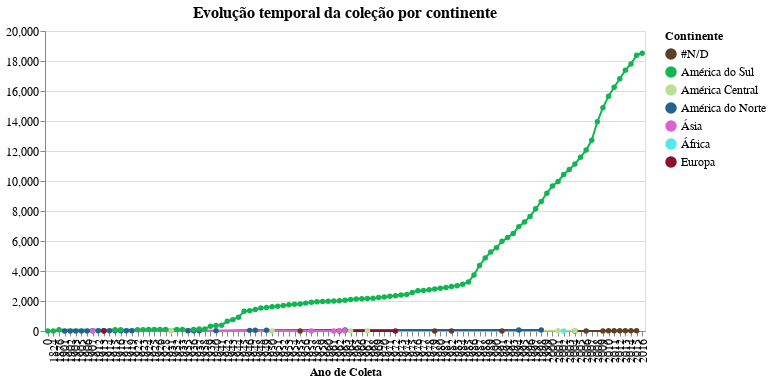

The notebook cell saved with this chart:
### Markdown cell above
### Chart: all continents

### Code cell
select_continent = alt.selection_multi(fields=['continente'], bind='legend')

g1 = alt.Chart(teste, title='Evolução temporal da coleção por continente', width=600).mark_line(point=True).encode(
    x= alt.X('ano_coleta', type="ordinal", title='Ano de Coleta'),
    y= alt.Y('cumulative_sum', title='', 
             sort=alt.EncodingSortField('counts', op="count", order='descending')),
    color= alt.Color('continente:N', title='Continente',
                     scale=alt.Scale(domain=list(cores_continente.keys()), range=list(cores_continente.values()))),
    tooltip= alt.Tooltip(['continente','ano_coleta','counts', 'cumulative_sum']),
    opacity= alt.condition(select_continent, alt.value(1), alt.value(0))
).add_selection(select_continent)

g1 = g1.configure_title(fontSize=16).configure_axis(
    labelFontSize=12,
    titleFontSize=12
).configure_legend(
    labelFontSize=12,
    titleFontSize=12
)

# g1.save('./graphs/cumCounts/time-spacial/evolucao_por_continente.html')

g1

### Figure 1 — Vega-Lite specification as saved in the notebook (floating-point values rounded to 4 significant figures; data arrays with more than 128 entries replaced by an {"elided": "..."} marker saying what was removed)
{"config": {"view": {"continuousWidth": 400, "continuousHeight": 300}, "axis": {"labelFontSize": 12, "titleFontSize": 12}, "legend": {"labelFontSize": 12, "titleFontSize": 12}, "title": {"fontSize": 16}}, "data": {"name": "data-e27dc88a0ef00a68b38d48c2979b70f8"}, "mark": {"type": "line", "point": true}, "encoding": {"color": {"type": "nominal", "field": "continente", "scale": {"domain": ["#N/D", "América do Sul", "América Central", "América do Norte", "Ásia", "África", "Europa"], "range": ["#5e4028", "#10b651", "#bce091", "#21638f", "#d963cf", "#52e9e6", "#8d102b"]}, "title": "Continente"}, "opacity": {"condition": {"value": 1, "selection": "selector011"}, "value": 0}, "tooltip": [{"type": "nominal", "field": "continente"}, {"type": "quantitative", "field": "ano_coleta"}, {"type": "quantitative", "field": "counts"}, {"type": "quantitative", "field": "cumulative_sum"}], "x": {"type": "ordinal", "field": "ano_coleta", "title": "Ano de Coleta"}, "y": {"type": "quantitative", "field": "cumulative_sum", "sort": {"field": "counts", "op": "count", "order": "descending"}, "title": ""}}, "selection": {"selector011": {"type": "multi", "fields": ["continente"], "bind": "legend"}}, "title": "Evolução temporal da coleção por continente", "width": 600, "$schema": "https://vega.github.io/schema/vega-lite/v4.8.1.json", "datasets": {"data-e27dc88a0ef00a68b38d48c2979b70f8": {"elided": "146 records"}}}
